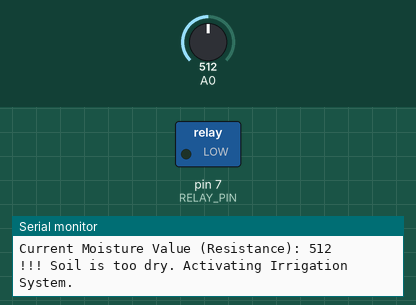
Bench run of a sketch on a simulated Arduino Uno, built with avr-gcc and run on an emulated ATmega328P. On the bench: switched loads named in the sketch (green lamp = pin HIGH), the last lines printed to the serial monitor. Inputs (shaded band) come from the test bench; at power-on: A0 = 512.

Above: at 2.5 s.
At 35.0 s:
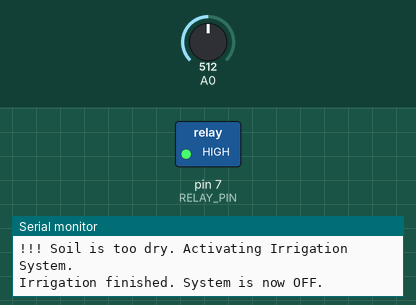
Timing chart, 0 to 84.5 s (numbered marks = the images above):
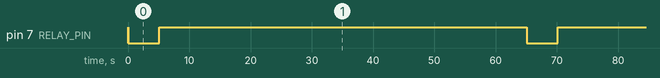

The sketch:

relay_basic.ino
```cpp
// #include <Arduino.h> // ต้องรวมไลบรารี Arduino
// กำหนดขา Digital Pin สำหรับควบคุมรีเลย์ (Relay Control Pin)
const int RELAY_PIN = 7;
// กำหนดค่าเกณฑ์ความชื้นในดิน (Soil Moisture Threshold) ที่ต้องการให้ระบบทำงาน
const int DRY_THRESHOLD = 300; // ค่าความต้านทานที่สูง (ค่าความชื้นต่ำ)

void setup() {
  // 1. การตั้งค่าขา Digital Pin
  pinMode(RELAY_PIN, OUTPUT);

  // 2. การกำหนดสถานะเริ่มต้น (Initialization Safety Practice)
  // เนื่องจากเป็น Active Low Relay:
  // HIGH = ปล่อยให้รีเลย์อยู่ในสถานะ "ปิด" (OFF) อย่างปลอดภัย
  digitalWrite(RELAY_PIN, HIGH);
  Serial.begin(9600); // เริ่มต้นการสื่อสาร Serial Monitor ที่ 9600 bps
  Serial.println("--- Smart Irrigation System Initialized ---");
}

void loop() {
  // 1. การอ่านค่าจากเซนเซอร์ความชื้นในดิน (Soil Moisture Sensor)
  // สมมติว่าค่าที่อ่านได้คือค่าความต้านทาน (Resistance Value)
  int moistureValue = analogRead(A0);

  Serial.print("Current Moisture Value (Resistance): ");
  Serial.println(moistureValue);

  // 2. การตัดสินใจควบคุม (Control Logic)
  // ตรวจสอบว่าค่าความชื้นสูงกว่าเกณฑ์ที่กำหนดหรือไม่ (หมายถึงดินแห้งเกินไป)
  if (moistureValue > DRY_THRESHOLD) {
    // เงื่อนไข: ดินแห้งเกินไป (ต้องรดน้ำ)
    Serial.println("!!! Soil is too dry. Activating Irrigation System.");

    // 3. การสั่งงานรีเลย์ (Active Low Logic)
    // ส่งสัญญาณ LOW เพื่อ "เปิด" รีเลย์ (ปั๊มน้ำทำงาน)
    digitalWrite(RELAY_PIN, LOW);
    delay(5000); // ปล่อยให้ปั๊มทำงานเป็นเวลา 5 วินาที (5 s)

    // 4. การหยุดทำงาน (Safety Shutdown)
    // ส่งสัญญาณ HIGH เพื่อ "ปิด" รีเลย์ (ปั๊มน้ำหยุดทำงาน)
    digitalWrite(RELAY_PIN, HIGH);
    Serial.println("Irrigation finished. System is now OFF.");
  } else {
    // เงื่อนไข: ความชื้นอยู่ในระดับที่เหมาะสม
    Serial.println("Soil moisture is adequate. System remains OFF.");
  }

  // หน่วงเวลาการตรวจสอบรอบถัดไป (Sampling Interval)
  delay(60000); // รอ 60 วินาที ก่อนตรวจสอบรอบใหม่
}
```

Measured:
- by itself, pin 7 (RELAY_PIN): alternates HIGH for 60.0 s and LOW for 5.0 s
